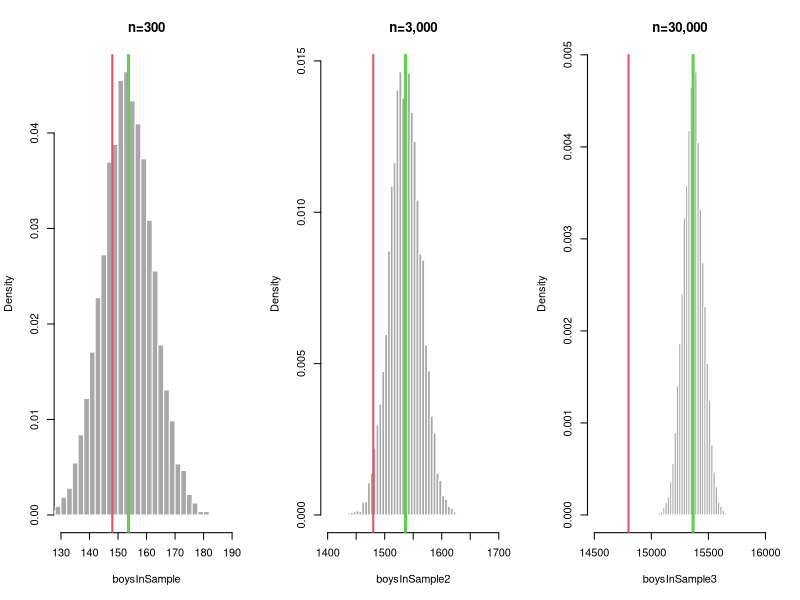

The R source for this figure:
b2g <- 1.05 # B/G
# Since B/G=1.05, B=1.05G, so Pr(boy)=B/(B+G)
pboy <- 1.05/(1+1.05)
n <- 300
nsim <- 1
set.seed(100091)
boysInSample <- rbinom(nsim, n, pboy)
cat("Prob. boy:", pboy, ". Simulated number of boys in a sample of 300 is:", mean(boysInSample),"\n")


pdf("images/chapter_4/CLT_boygirl.pdf", width=10, height=4)
par(mfrow=c(1, 3))

n <- 300
nsim <- 10000
set.seed(100091)
boysInSample <- rbinom(nsim, n, pboy)
hist(boysInSample, breaks=30, border="white", col="grey66", xlim=c(130,190), freq=FALSE, main="n=300")
abline(v=pboy*n, col=3, lwd=3)
abline(v=148, col=2, lwd=2)

# sample size is 10 times larger:
boysInSample2 <- rbinom(nsim, 10*n, pboy)
hist(boysInSample2, breaks=30, border="white", col="grey66", xlim=c(1400,1700), freq=FALSE, main="n=3,000")
abline(v=pboy*10*n, col=3, lwd=3)
abline(v=1480, col=2, lwd=2)

# sample size is 100 times larger than the original example:
boysInSample3 <- rbinom(nsim, 100*n, pboy)
hist(boysInSample3, breaks=30, border="white", col="grey66", xlim=c(14500,16000), freq=FALSE, main="n=30,000")
abline(v=pboy*100*n, col=3, lwd=3)
abline(v=14800, col=2, lwd=2)

par(mfrow=c(1,1))
dev.off()
